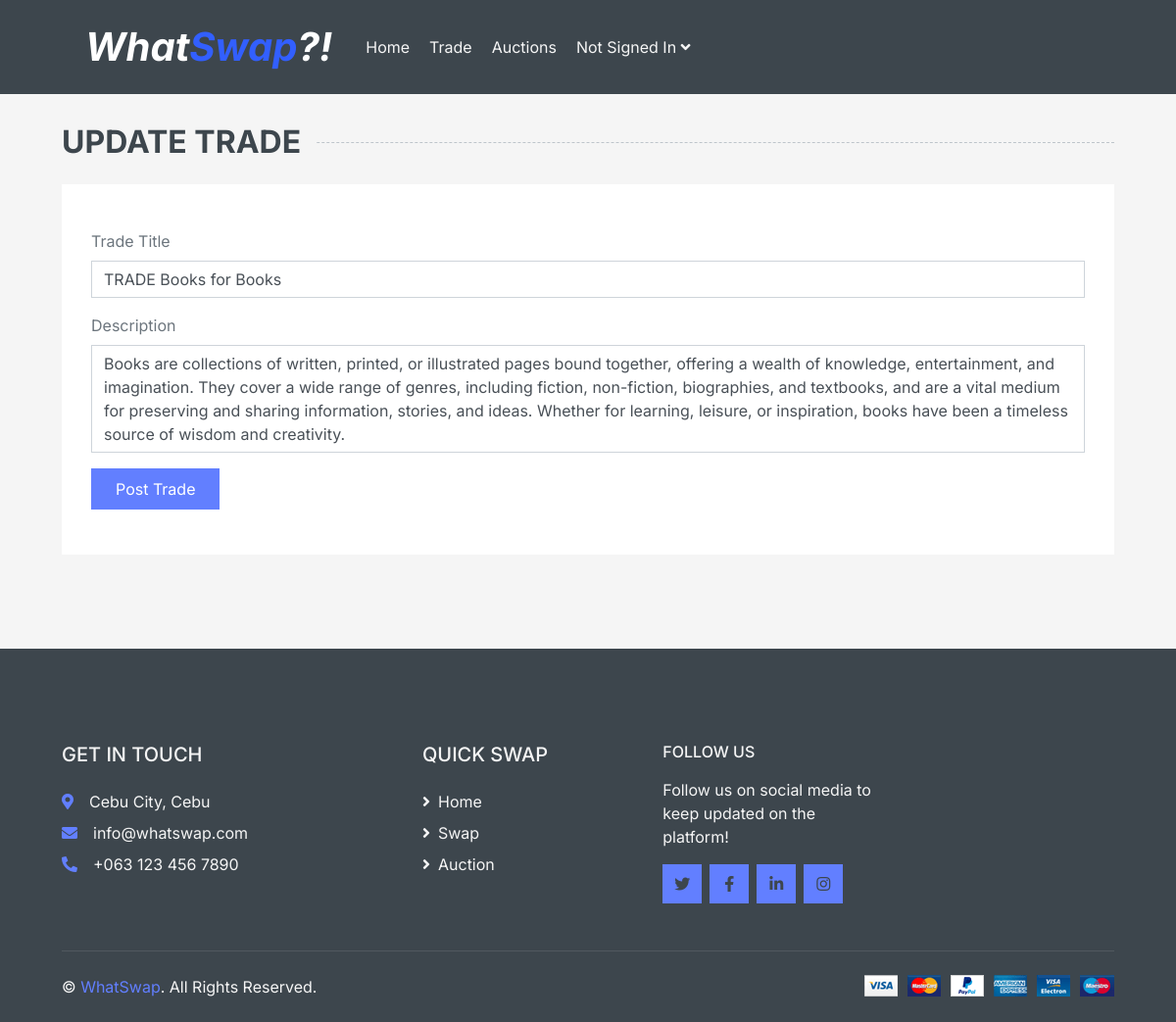
The app's page /trades/trade_update/47/ with its own data.
### main/models.py (models this page shows)
class Offer(models.Model):
    offer_title = models.CharField(max_length = 100)
    offer_desc = models.TextField(max_length = 500)
    offer_item = models.ForeignKey(Item, on_delete=models.CASCADE, null = True)
    offer_image_url = models.CharField(max_length= 500, default="https://www.google.com/url?sa=i&url=https%3A%2F%2Fthenounproject.com%2Fbrowse%2Ficons%2Fterm%2Fimage-default%2F&psig=AOvVaw0AmbHrPZZfAhJINI2MKJQP&ust=1730758995426000&source=images&cd=vfe&opi=89978449&ved=0CBEQjRxqFwoTCPDKxOqZwYkDFQAAAAAdAAAAABAI")
    date_offered = models.DateTimeField(default = tz.now)
    is_directed = models.BooleanField(default = False)
    is_deleted = models.BooleanField(default = False)
    directed_offer_id = models.ForeignKey('self', on_delete=models.CASCADE, null = True, blank = True, related_name="doffer")
    author = models.ForeignKey(User, on_delete=models.CASCADE, null = True)
    accepted_offer_id = models.ForeignKey('self', on_delete=models.CASCADE, null = True, blank = True, related_name="aoffer")
    class OfferStatus(models.TextChoices):
        CLOSED = 'CLOSED'
        PENDING = 'PENDING'
        STANDBY = 'STANDBY'
        REJECTED = 'REJECTED'
        ACCEPTED = 'ACCEPTED'
    offer_status = models.CharField(
        max_length = 20,
        choices = OfferStatus.choices,
        default = OfferStatus.STANDBY,
    )

### main/views.py (the view)
# urls.py: path('trades/trade_update/<int:pk>/', views.trade_update, name="trade_update"),
def trade_update(request,pk):
    if request.method == 'POST':
        offer = Offer.objects.get(pk=int(pk))
        offer.offer_title = request.POST.get('offer_title')
        offer.offer_desc = request.POST.get('offer_desc')
        offer.save()
        messages.success(request, 'Your offer has been updated!')
        return redirect(f'/trades/trade_info/{pk}')
    else:
        offer = Offer.objects.get(pk=int(pk))
    return render(request, 'trading/trade_update.html', {
        'offer': offer
    })

### templates/trading/trade_update.html (shortened to what this page needs)
<head>
        <link href="https://cdn.jsdelivr.net/npm/bootstrap@5.3.3/dist/css/bootstrap.min.css" rel="stylesheet">
        {% include "common/head.html"%}
    </head>
    <body>
        {% include "common/navbar.html"%}
        <div class="container-fluid">
            <h2 class="section-title position-relative text-uppercase mx-xl-5 mb-4"><span class="bg-secondary pr-3">Update Trade</span></h2>
            <div class="row px-xl-5">
                <div class="col-lg-12 mb-5">
                    <div class="contact-form bg-light p-30">
                        <form method="POST" name="sentMessage" id="contactForm" novalidate="novalidate">
                            <div class="control-group">
                                <label for="exampleFormControlInput1" class="form-label">Trade Title</label>
                                <input type="text" name="offer_title" value="{{offer.offer_title}}" class="form-control" placeholder="Auction Title"
                                    required="required" data-validation-required-message="Please enter auction title" />
                            </div>
                            <div class="control-group">
                                <label for="exampleFormControlInput1" class="form-label">Description</label>
                                <textarea class="form-control" style="resize: none;" rows="4" id="message" name="offer_desc" placeholder="Description" "
                                    required="required"
                                    data-validation-required-message="Please enter description">{{offer.offer_desc}}</textarea>
                            </div>
                            <div>
                                <button class="btn btn-primary py-2 px-4" type="submit" id="sendMessageButton"><p style="margin: auto; color: white">Post Trade</a></button>
                            </div>
                        </form>
                    </div>
                </div>
            </div>
        </div>
        {% include "common/foot.html" %}
    </body>

### records on screen
Offer: offer_title "TRADE Books for Books", offer_desc "Books are collections of written, printed, or illustrated pages bound together, offering a wealth of knowledge, entertainment, and imagination. They cover a wide range of genres, including fiction, non-fiction, biographies, and textbooks, and are a vital medium for preserving and sharing information, stories, and ideas. Whether for learning, leisure, or inspiration, books have been a timeless source of wisdom and creativity."
